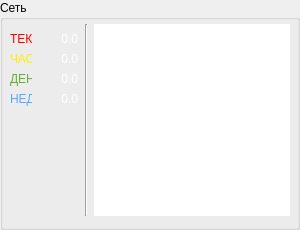
                 <widget class="QGroupBox" name="box_NetworkOvw">
                  <property name="minimumSize">
                   <size>
                    <width>300</width>
                    <height>129</height>
                   </size>
                  </property>
                  <property name="maximumSize">
                   <size>
                    <width>300</width>
                    <height>16777215</height>
                   </size>
                  </property>
                  <property name="title">
                   <string>Сеть</string>
                  </property>
                  <layout class="QGridLayout" name="gridLayout_7">
                   <property name="leftMargin">
                    <number>7</number>
                   </property>
                   <property name="topMargin">
                    <number>4</number>
                   </property>
                   <property name="rightMargin">
                    <number>7</number>
                   </property>
                   <item row="0" column="0">
                    <layout class="QFormLayout" name="formLayout_10">
                     <property name="topMargin">
                      <number>8</number>
                     </property>
                     <property name="rightMargin">
                      <number>0</number>
                     </property>
                     <property name="bottomMargin">
                      <number>4</number>
                     </property>
                     <item row="0" column="0">
                      <widget class="QLabel" name="lbl_ReadOnly69">
                       <property name="maximumSize">
                        <size>
                         <width>22</width>
                         <height>15</height>
                        </size>
                       </property>
                       <property name="text">
                        <string>&lt;html&gt;&lt;head/&gt;&lt;body&gt;&lt;p&gt;&lt;span style=&quot; color:#ff0000;&quot;&gt;ТЕК&lt;/span&gt;&lt;/p&gt;&lt;/body&gt;&lt;/html&gt;</string>
                       </property>
                      </widget>
                     </item>
                     <item row="0" column="1">
                      <widget class="QPushButton" name="lbl_CurrentDataFlow">
                       <property name="minimumSize">
                        <size>
                         <width>41</width>
                         <height>0</height>
                        </size>
                       </property>
                       <property name="baseSize">
                        <size>
                         <width>40</width>
                         <height>0</height>
                        </size>
                       </property>
                       <property name="styleSheet">
                        <string notr="true">QPushButton {	
	border: none;
	background: none;
	color: white; 
	font: 9pt &quot;Segoe UI Semilight&quot;; 
	text-align: right; 
	padding-right: 1px;
	min-width: 40px;
}

QPushButton:hover {
	color: rgb(70, 175, 38);
}

QPushButton:pressed {
	color: rgb(47, 105, 23);
}</string>
                       </property>
                       <property name="text">
                        <string>0.0</string>
                       </property>
                      </widget>
                     </item>
                     <item row="1" column="0">
                      <widget class="QLabel" name="lbl_ReadOnly70">
                       <property name="maximumSize">
                        <size>
                         <width>22</width>
                         <height>15</height>
                        </size>
                       </property>
                       <property name="text">
                        <string>&lt;html&gt;&lt;head/&gt;&lt;body&gt;&lt;p&gt;&lt;span style=&quot; color:#ffee00;&quot;&gt;ЧАС&lt;/span&gt;&lt;/p&gt;&lt;/body&gt;&lt;/html&gt;</string>
                       </property>
                      </widget>
                     </item>
                     <item row="1" column="1">
                      <widget class="QPushButton" name="lbl_HourDataFlow">
                       <property name="minimumSize">
                        <size>
                         <width>41</width>
                         <height>0</height>
                        </size>
                       </property>
                       <property name="baseSize">
                        <size>
                         <width>40</width>
                         <height>0</height>
                        </size>
                       </property>
                       <property name="styleSheet">
                        <string notr="true">QPushButton {	
	border: none;
	background: none;
	color: white; 
	font: 9pt &quot;Segoe UI Semilight&quot;; 
	text-align: right; 
	padding-right: 1px;
	min-width: 40px;
}

QPushButton:hover {
	color: rgb(70, 175, 38);
}

QPushButton:pressed {
	color: rgb(47, 105, 23);
}</string>
                       </property>
                       <property name="text">
                        <string>0.0</string>
                       </property>
                      </widget>
                     </item>
                     <item row="2" column="0">
                      <widget class="QLabel" name="lbl_ReadOnly71">
                       <property name="maximumSize">
                        <size>
                         <width>22</width>
                         <height>15</height>
                        </size>
                       </property>
                       <property name="text">
                        <string>&lt;html&gt;&lt;head/&gt;&lt;body&gt;&lt;p&gt;&lt;span style=&quot; color:#66b036;&quot;&gt;ДЕН&lt;/span&gt;&lt;/p&gt;&lt;/body&gt;&lt;/html&gt;</string>
                       </property>
                      </widget>
                     </item>
                     <item row="2" column="1">
                      <widget class="QPushButton" name="lbl_DailyDataFlow">
                       <property name="minimumSize">
                        <size>
                         <width>41</width>
                         <height>0</height>
                        </size>
                       </property>
                       <property name="baseSize">
                        <size>
                         <width>40</width>
                         <height>0</height>
                        </size>
                       </property>
                       <property name="styleSheet">
                        <string notr="true">QPushButton {	
	border: none;
	background: none;
	color: white; 
	font: 9pt &quot;Segoe UI Semilight&quot;; 
	text-align: right; 
	padding-right: 1px;
	min-width: 40px;
}

QPushButton:hover {
	color: rgb(70, 175, 38);
}

QPushButton:pressed {
	color: rgb(47, 105, 23);
}</string>
                       </property>
                       <property name="text">
                        <string>0.0</string>
                       </property>
                      </widget>
                     </item>
                     <item row="3" column="0">
                      <widget class="QLabel" name="lbl_ReadOnly72">
                       <property name="maximumSize">
                        <size>
                         <width>22</width>
                         <height>15</height>
                        </size>
                       </property>
                       <property name="text">
                        <string>&lt;html&gt;&lt;head/&gt;&lt;body&gt;&lt;p&gt;&lt;span style=&quot; color:#55aaff;&quot;&gt;НЕД&lt;/span&gt;&lt;/p&gt;&lt;/body&gt;&lt;/html&gt;</string>
                       </property>
                      </widget>
                     </item>
                     <item row="3" column="1">
                      <widget class="QPushButton" name="lbl_WeeklyDataFlow">
                       <property name="minimumSize">
                        <size>
                         <width>41</width>
                         <height>0</height>
                        </size>
                       </property>
                       <property name="baseSize">
                        <size>
                         <width>40</width>
                         <height>0</height>
                        </size>
                       </property>
                       <property name="styleSheet">
                        <string notr="true">QPushButton {	
	border: none;
	background: none;
	color: white; 
	font: 9pt &quot;Segoe UI Semilight&quot;; 
	text-align: right; 
	padding-right: 1px;
	min-width: 40px;
}

QPushButton:hover {
	color: rgb(70, 175, 38);
}

QPushButton:pressed {
	color: rgb(47, 105, 23);
}</string>
                       </property>
                       <property name="text">
                        <string>0.0</string>
                       </property>
                      </widget>
                     </item>
                    </layout>
                   </item>
                   <item row="0" column="1">
                    <widget class="Line" name="line_12">
                     <property name="orientation">
                      <enum>Qt::Vertical</enum>
                     </property>
                    </widget>
                   </item>
                   <item row="0" column="2">
                    <widget class="QGraphicsView" name="graphicsView_4">
                     <property name="minimumSize">
                      <size>
                       <width>196</width>
                       <height>97</height>
                      </size>
                     </property>
                     <property name="maximumSize">
                      <size>
                       <width>196</width>
                       <height>16777215</height>
                      </size>
                     </property>
                     <property name="styleSheet">
                      <string notr="true">border: none</string>
                     </property>
                    </widget>
                   </item>
                  </layout>
                 </widget>
